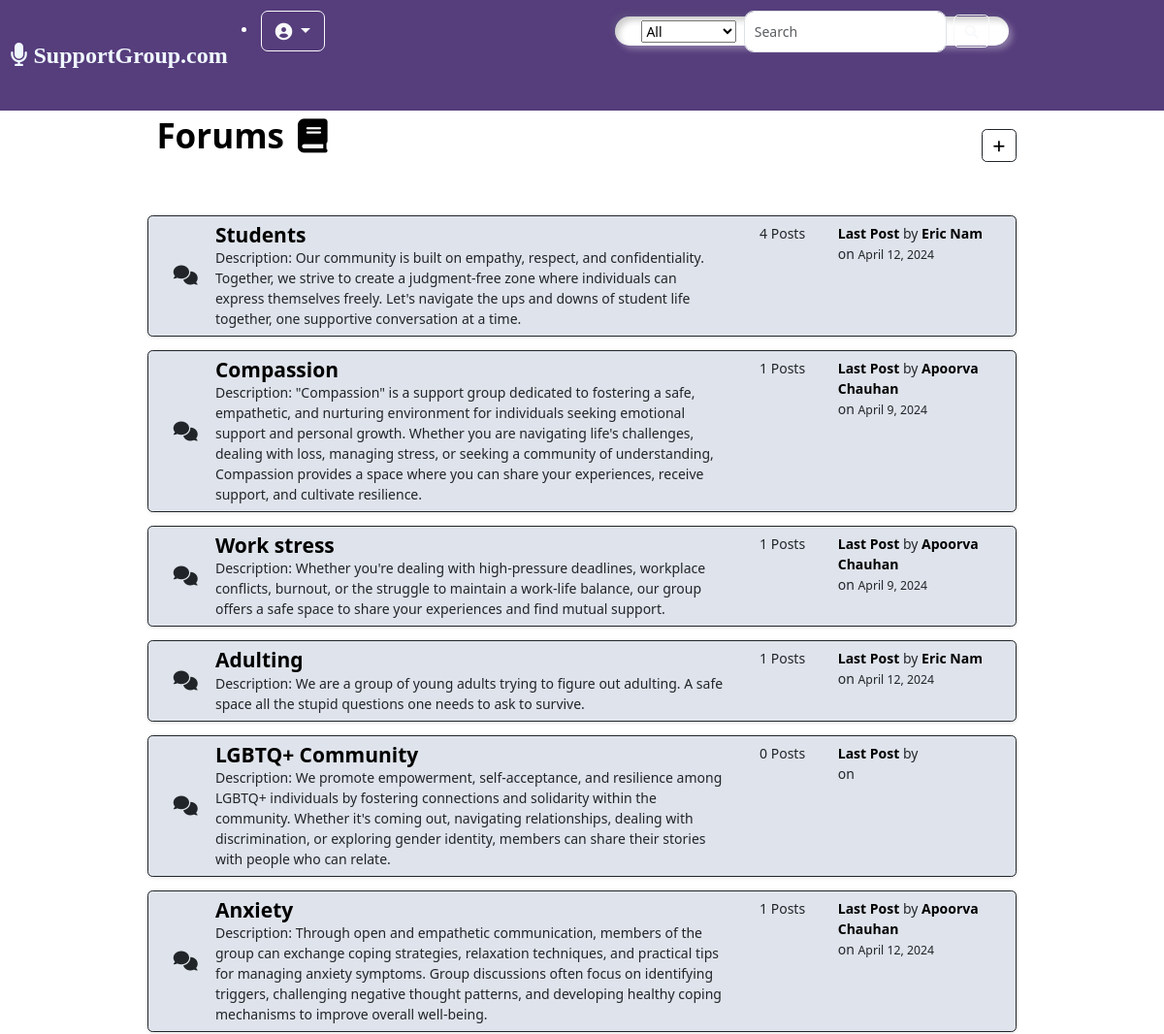
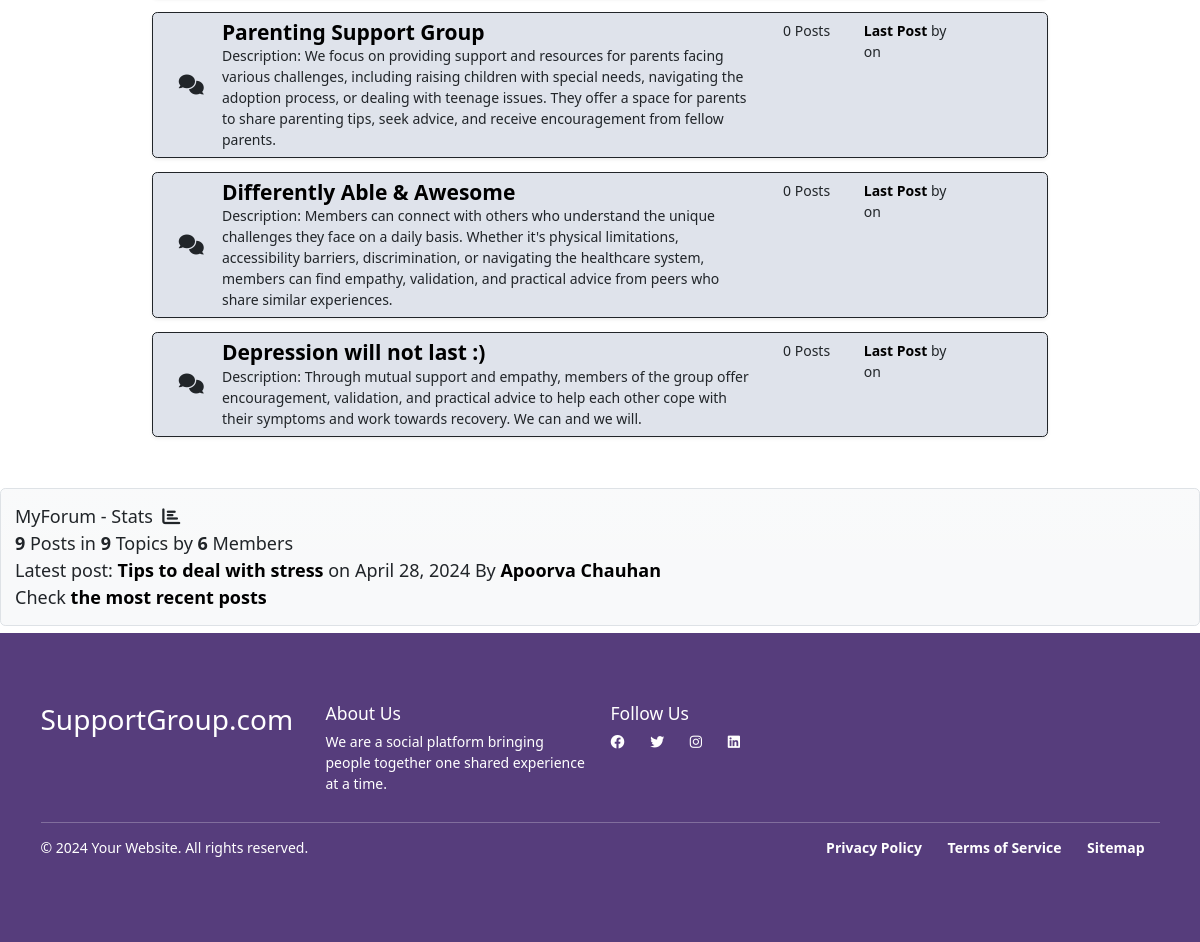
Screenshot of / (signed in) with the database file from the repository (2 pictures, top to bottom).
### main/models.py (models this page shows, shortened)
class Category(models.Model):
    title = models.CharField(max_length=50)
    slug = models.SlugField(max_length=400, unique=True, blank=True)
    description = models.TextField(default="description")
    class Meta:
        verbose_name_plural = 'categories'
    def get_url(self):
        return reverse("posts", kwargs={
            "slug":self.slug
        })
    @property
    def num_posts(self):
        return Post.objects.filter(categories=self).count()
    @property
    def last_post(self):
        return Post.objects.filter(categories=self).latest("date")

class Post(models.Model):
    title = models.CharField(max_length=400)
    slug = models.SlugField(max_length=400, unique=True, blank=True)
    user = models.ForeignKey(Author, on_delete=models.CASCADE)
    content = HTMLField()
    categories = models.ManyToManyField(Category)
    date = models.DateTimeField(auto_now_add=True)
    approved = models.BooleanField(default=True)
    hit_count_generic = GenericRelation(HitCount, object_id_field='object_pk',
        related_query_name='hit_count_generic_relation'
    )
    tags = TaggableManager()
    comments = models.ManyToManyField(Comment, blank=True)
    closed = models.BooleanField(default=False)
    state = models.CharField(max_length=40, default="zero")
    def get_url(self):
        return reverse("detail", kwargs={
            "slug":self.slug
        })

class Author(models.Model):
    user = models.ForeignKey(User, on_delete=models.CASCADE)
    fullname = models.CharField(max_length=40, blank=True)
    slug  = models.SlugField(max_length=400, unique=True, blank=True)
    bio = HTMLField()
    points = models.IntegerField(default=0)
    profile_pic = ResizedImageField(size=[50,80], quality=100, upload_to="authors", default=None, null=True, blank=True)

### main/views.py (the view)
# urls.py: path("", home, name="home"),
def home(request):
    forums = Category.objects.all()
    num_posts = Post.objects.all().count()
    num_users = User.objects.all().count()
    num_categories = forums.count()
    last_post = Post.objects.latest("date")
    context = {
        "forums":forums,
        "num_posts":num_posts,
        "num_users":num_users,
        "num_categories":num_categories,
        "last_post":last_post,
        "title": "Home Page",
    }
    return render(request, "forums.html",context)

### main/context_processors.py (called while the page is built, shortened)
def searchFunction(request):
    search_context = {}
    posts = Post.objects.all()
    return search_context

### templates/forums.html
{% extends 'base.html' %}
{% block content %}
    <div class="container">
        <div class="subforum">
            <div class="subforum-title">
                <h1 style="font-weight: bolder; text-align: left; color: black; margin-bottom: 0%; margin-top: 3%;"><b>Forums</b><i class="fa fa-book ms-3"></i>
                    {% if user.is_authenticated %}
                    <button type="button" class="btn btn-outline-dark" style="margin-left: 97%; margin-top: -8%;"><a href="{% url 'create_post' %}"><i class="fa fa-plus"></i></a></button>
                    {% endif %}
                </h1>
            </div>
            {% for forum in forums %}
            <div class="subforum-row mt-3 p-2 border border-dark align-middle shadow-sm rounded" style="background-color: #dfe3eb; border-color: #4B4453;">
                <div class="subforum-icon subforum-column center" >
                    <i class="fa fa-comments"></i>
                </div>
                <div class="subforum-description subforum-column" >
                    <h4><a href="{{forum.get_url}}">{{forum.title}}</a></h4>
                    <p>Description: {{forum.description}}</p>
                </div>
                <div class="subforum-stats subforum-column" style="text-align: center;">
                    <span>{{forum.num_posts}} Posts</span>
                </div>
                <div class="subforum-info subforum-column" >
                    <b><a href="{{forum.last_post.get_url}}">Last Post</a></b> by <a href="">{{forum.last_post.user.fullname|title}}</a>
                    <br>
                    on <small>{{forum.last_post.date|date}}</small>
                </div>
            </div>
            {% endfor %}
        </div>
    </div>
     <div class="d-block bg-light bg-gradient  p-3 mb-2 rounded border" style="font-size: large;">
        <div class="chart">
            MyForum - Stats &nbsp;<i class="fa fa-bar-chart"></i>
        </div>
        <span><b>{{num_posts}}</b> Posts in <b>{{num_categories}}</b> Topics by <b>{{num_users}}</b> Members</span><br>
        <span>Latest post: <b><a href="{{last_post.get_url}}">{{last_post.title}}</a></b> on {{last_post.date|date}} By <a href="">{{last_post.user.fullname|title}}</a></span><br>
        <span>Check <a href="{% url 'latest_posts' %}">the most recent posts</a> </span><br>
    </div>
    {% endblock content %}

### static/style.css (style rules this page uses)
* { box-sizing: border-box; }
a:link { text-decoration: none; color: #000000; }
html { font-size:14px; font-family: "Truculenta", sans-serif; background-color: #563d7c; color: aliceblue; }
a { color: rgb(200, 75, 49); font-weight: bolder; text-decoration: aliceblue; }
h1 { font-size: 24px; font-weight:bolder; }
.container { margin: 20px; padding: 20px; }
.subforum { margin-top: 20px; margin: 10%; margin-top: 3%; margin-bottom: 1%; }
.subforum-title { background-color: #ffffff; color: #FF8A69; padding: 5px; border-radius: 5px; margin: 4px; }
.subforum-description * { margin-block: 0; }
.subforum-row { display: grid; grid-template-columns: 7% 60% 13% 20%; }
.center { display: flex; justify-content: center; align-items: center; }
.subforum-icon i { font-size: 20px; }

### rows the page displays
Category: title "Students", description "Our community is built on empathy, respect, and confidentiality. Together, we strive to create a judgment-free zone where individuals can express themselves freely. Let's navigate the ups and downs of student life together, one supportive conversation at a time.", num_posts "4", last_post.user.fullname "Eric Nam", last_post "April 12, 2024"
Category: title "Compassion", description "\"Compassion\" is a support group dedicated to fostering a safe, empathetic, and nurturing environment for individuals seeking emotional support and personal growth. Whether you are navigating life's challenges, dealing with loss, managing stress, or seeking a community of understanding, Compassion provides a space where you can share your experiences, receive support, and cultivate resilience.", num_posts "1", last_post.user.fullname "Apoorva Chauhan", last_post "April 9, 2024"
Category: title "Work stress", description "Whether you're dealing with high-pressure deadlines, workplace conflicts, burnout, or the struggle to maintain a work-life balance, our group offers a safe space to share your experiences and find mutual support.", num_posts "1", last_post.user.fullname "Apoorva Chauhan", last_post "April 9, 2024"
Category: title "Adulting", description "We are a group of young adults trying to figure out adulting. A safe space all the stupid questions one needs to ask to survive.", num_posts "1", last_post.user.fullname "Eric Nam", last_post "April 12, 2024"
Category: title "LGBTQ+ Community", description "We promote empowerment, self-acceptance, and resilience among LGBTQ+ individuals by fostering connections and solidarity within the community. Whether it's coming out, navigating relationships, dealing with discrimination, or exploring gender identity, members can share their stories with people who can relate.", num_posts "0"
Category: title "Anxiety", description "Through open and empathetic communication, members of the group can exchange coping strategies, relaxation techniques, and practical tips for managing anxiety symptoms. Group discussions often focus on identifying triggers, challenging negative thought patterns, and developing healthy coping mechanisms to improve overall well-being.", num_posts "1", last_post.user.fullname "Apoorva Chauhan", last_post "April 12, 2024"
Category: title "Parenting Support Group", description "We focus on providing support and resources for parents facing various challenges, including raising children with special needs, navigating the adoption process, or dealing with teenage issues. They offer a space for parents to share parenting tips, seek advice, and receive encouragement from fellow parents.", num_posts "0"
Category: title "Differently Able & Awesome", description "Members can connect with others who understand the unique challenges they face on a daily basis. Whether it's physical limitations, accessibility barriers, discrimination, or navigating the healthcare system, members can find empathy, validation, and practical advice from peers who share similar experiences.", num_posts "0"
Category: title "Depression will not last :)", description "Through mutual support and empathy, members of the group offer encouragement, validation, and practical advice to help each other cope with their symptoms and work towards recovery. We can and we will.", num_posts "0"
Post: title "Tips to deal with stress", date "April 28, 2024", user.fullname "Apoorva Chauhan"

### other values shown
{{ num_posts }} "9"
{{ num_categories }} "9"
{{ num_users }} "6"
